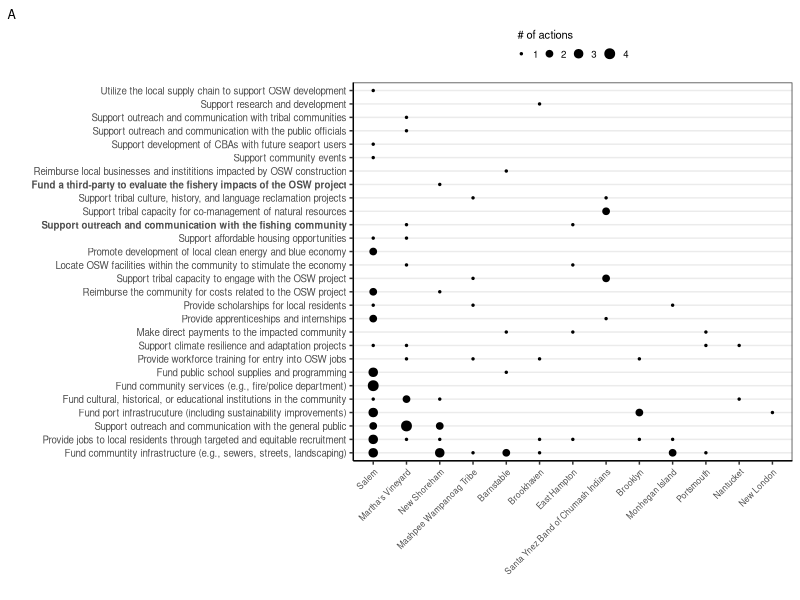
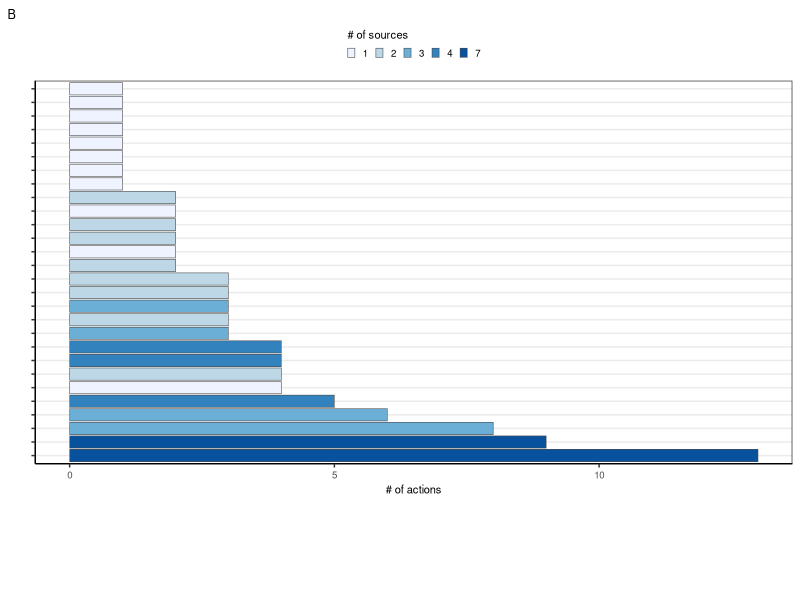
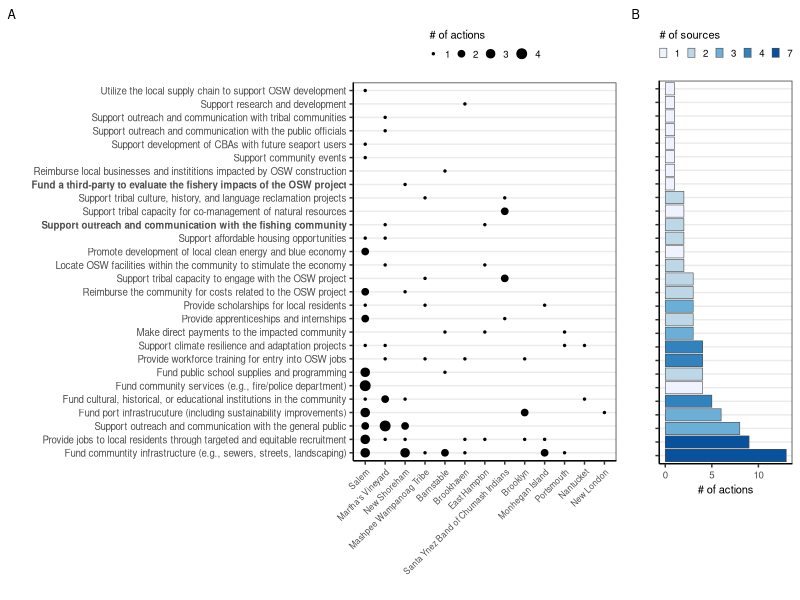

Source code (R) for these figures, in order: (Note: this script raises an error after producing the figures.)


# Clear workspace
rm(list = ls())

# Setup
################################################################################

# Packages
library(stringr)
library(tidyverse)

# Directories
tabledir <- "tables"
plotdir <- "figures"

# Read data
actions_orig <- readxl::read_excel("data/actions/action_database_other_cbas.xlsx", sheet=1)
measures_orig <- readxl::read_excel("data/actions/action_database_other_cbas.xlsx", sheet=2)
# att_key <- readxl::read_excel("data/actions/action_database.xlsx", sheet=3)


# Build data
################################################################################

# Action count
actions_tot <- actions_orig %>% 
  # Count
  group_by(strategy) %>% 
  summarize(n=n(),
            ntowns=n_distinct(town)) %>% 
  arrange(desc(n)) %>% 
  # Order
  mutate(strategy=factor(strategy, levels=strategy))

# Town name
towns <- actions_orig %>% 
  group_by(town) %>% 
  summarize(nstrategies=n_distinct(strategy)) %>% 
  ungroup() %>% 
  arrange(desc(nstrategies))

# Action stats
actions_by_town <- actions_orig %>% 
  # Count
  count(town, strategy) %>% 
  # Order sources
  mutate(town=factor(town, levels=towns$town),
         strategy=factor(strategy, levels=actions_tot$strategy))


# Plot data
################################################################################

font_types <- ifelse(grepl("fish", levels(actions_by_town$strategy)), "bold", "plain")

# Base theme
base_theme <-  theme(axis.text=element_text(size=7),
                   axis.title=element_text(size=8),
                   legend.text=element_text(size=7),
                   legend.title=element_text(size=8),
                   plot.tag=element_text(size=9),
                   strip.text = element_text(size=8),
                   # Gridlines
                   panel.grid.major.x = element_blank(), 
                   panel.grid.minor.x = element_blank(),
                   panel.background = element_blank(), 
                   axis.line = element_line(colour = "black"),
                   # Legend
                   legend.key.size = unit(0.2, "cm"),
                   legend.key = element_rect(fill = NA, color=NA),
                   legend.background = element_rect(fill=alpha('blue', 0)))


# Plot data
g1 <- ggplot(actions_by_town, mapping=aes(x=town, y=strategy, size=n)) + # fill=n
  geom_point() +
  # geom_tile(color="black", lwd=0.2) +
  # Labels
  labs(x="", y="", tag="A") +
  # Legend
  scale_size_continuous(name="# of actions", range=c(0.5, 3)) +
  # scale_fill_gradientn(name="# of actions", colors=RColorBrewer::brewer.pal(9, "Blues")) +
  # Theme
  theme_bw() + base_theme +
  theme(legend.position="top",
        legend.title.position = "top",
        axis.text.y=element_text(face=font_types),
        axis.text.x = element_text(angle = 45, vjust = 1, hjust=1, size=6))
g1

g2 <- ggplot(actions_tot, mapping=aes(x=n, y=strategy, fill=as.character(ntowns))) +
  geom_bar(stat="identity", color="grey30", lwd=0.2) +
  # Labels
  labs(x="# of actions\n\n\n\n\n\n\n\n", 
       y="", 
       tag="B") +
  # Legend
  scale_fill_manual(name="# of sources",
                    values=RColorBrewer::brewer.pal(n_distinct(actions_tot$ntowns), "Blues")) +
  # scale_fill_gradientn(name="# of sources", 
  #                      colors=RColorBrewer::brewer.pal(9, "Blues")) +
  # Theme
  theme_bw() + base_theme +
  theme(axis.text.y=element_blank(),
        legend.position = "top",
        legend.title.position = "top")
g2

# Merges
g <- gridExtra::grid.arrange(g1, g2, nrow=1, widths=c(0.78, 0.22))

# Export figure
ggsave(g, filename=file.path(plotdir, "FigX_measures_by_town.png"), 
       width=6.5, height=6.5, units="in", dpi=600, bg="white")
